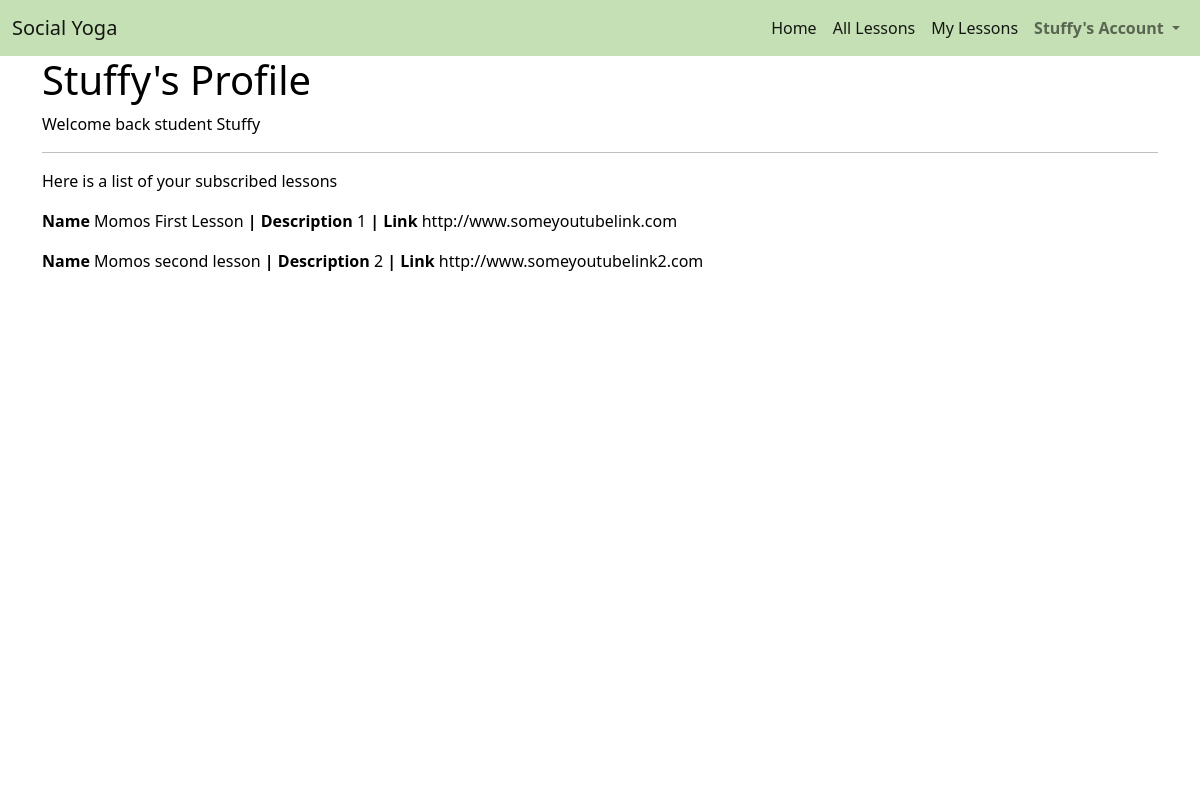
Before: /profiles/ (signed in) with the older database file.
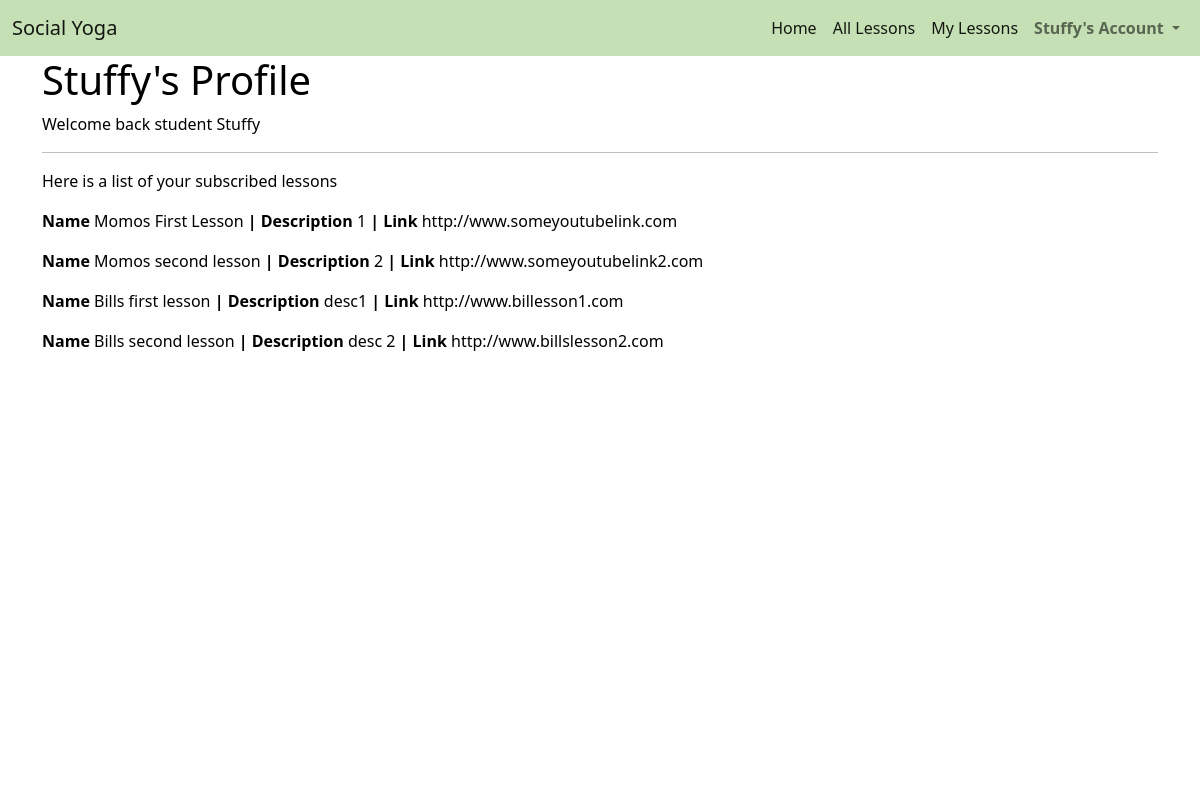
After: the same page with the newer database file.
### lessons/models.py (models this page shows, shortened)
class Lesson(models.Model):
    lesson_id = models.CharField(max_length=32, null=False, editable=False)
    instructor_name = models.ForeignKey(UserProfile, on_delete=models.SET_NULL,
                                        null=True, blank=True, related_name='lessons')
    lesson_name = models.CharField(max_length=32, null=False, editable=True)
    description = models.TextField(max_length=254)
    url = models.URLField(max_length=1024, null=False, blank=False)

### profiles/views.py (the view)
# urls.py: path('', views.profile, name='profile'),
def profile(request):
    profile = get_object_or_404(UserProfile, user=request.user)
    if profile.is_instructor:
        lessons = Lesson.objects.filter(instructor_name=profile)
    else:
        lessonItems = LessonItem.objects.filter(user=profile)
        lessons = []
        for lesson in lessonItems:
            lessons.append(lesson.lesson)
    context = {
        'profile': profile,
        'lessons': lessons,
    }
    return render(request, 'profiles/profile.html', context)

### profiles/templates/profiles/profile.html (shortened to what this page needs)
{% extends "base.html" %}
{% load static %}
{% block content %}
    <div class="overlay"></div>
    <div class="container h-100">
        <div class="row h-100">
            <div class="col">
                {% if lessons and profile.is_instructor %}
                    <h1>{{ profile.first_name|title }}'s Profile</h1>
                    <p>Welcome back instructor {{ profile.first_name }}</p>
                    <hr>
                    <p>Here is a list of your created lessons</p>
                    {% for lesson in lessons %}
                    <p>
                        <span>
                            <strong>Name </strong>   {{ lesson.lesson_name }}
                            <strong>| Description   </strong>{{ lesson.description }}
                            <strong>| Link   </strong>{{ lesson.url }}
                        </span>
                    </p>
                    {% endfor %}
                {% else %}
                    <h1>{{ profile.first_name|title }}'s Profile</h1>
                    <p>Welcome back student {{ profile.first_name }}</p>
                    <hr>
                    <p>Here is a list of your subscribed lessons</p>
                    {% for lesson in lessons %}
                    <p>
                        <span>
                            <strong>Name </strong>   {{ lesson.lesson_name }}
                            <strong>| Description   </strong>{{ lesson.description }}
                            <strong>| Link   </strong>{{ lesson.url }}
                        </span>
                    </p>
                    {% endfor %}
                {% endif %}
            </div>
        </div>
    </div>
{% endblock %}

Changed rows visible on the page:
added Lesson: lesson_name "Bills first lesson", description "desc1", url "http://www.billesson1.com"
added Lesson: lesson_name "Bills second lesson", description "desc 2", url "http://www.billslesson2.com"
